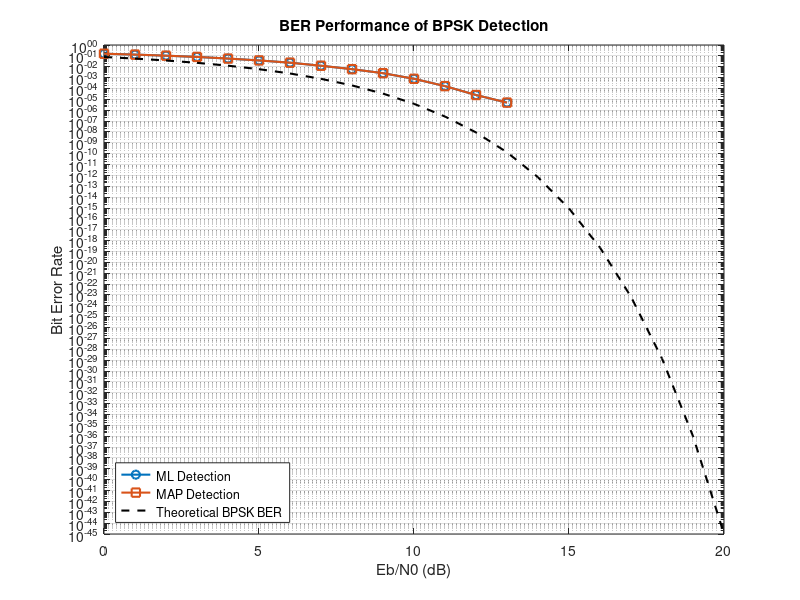

This figure's MATLAB source:
function ber_analysis()

clc;

% Simulation Parameters
N = 200000;
SNR_dB = 0:1:20;
sps = 100;

ber_ml = zeros(size(SNR_dB));
ber_map = zeros(size(SNR_dB));
ber_theory = zeros(size(SNR_dB));

% Generate Binary Data
bits = randi([0 1],1,N);

% BPSK Modulation
symbols = 2*bits - 1;

for k = 1:length(SNR_dB)

    % Convert Eb/N0 to Linear Scale
    gamma = 10^(SNR_dB(k)/10);

    % AWGN Generation
    noise_power = sps/gamma;
    noise = sqrt(noise_power)*randn(1,N*sps);

    % Transmitted Signal
    tx = repelem(symbols,sps);

    % Received Signal
    rx = tx + noise;

    % Matched Filter
    rx_matrix = reshape(rx,sps,N);
    y = sum(rx_matrix,1);

    % ML Detection
    ml_bits = double(y > 0);

    % MAP Detection (Equal Priors)
    map_bits = double(y > 0);

    % BER Calculation
    ber_ml(k) = mean(bits ~= ml_bits);
    ber_map(k) = mean(bits ~= map_bits);

    % Theoretical BPSK BER
    ber_theory(k) = 0.5*erfc(sqrt(gamma));

end

% BER Plot
figure('Name','BER Performance Analysis');

semilogy(SNR_dB,ber_ml,'o-','LineWidth',1.5);
hold on;

semilogy(SNR_dB,ber_map,'s-','LineWidth',1.5);

semilogy(SNR_dB,ber_theory,'k--','LineWidth',1.5);

grid on;

xlabel('Eb/N0 (dB)');
ylabel('Bit Error Rate');

title('BER Performance of BPSK Detection');

legend('ML Detection','MAP Detection', ...
    'Theoretical BPSK BER','Location','southwest');

end
